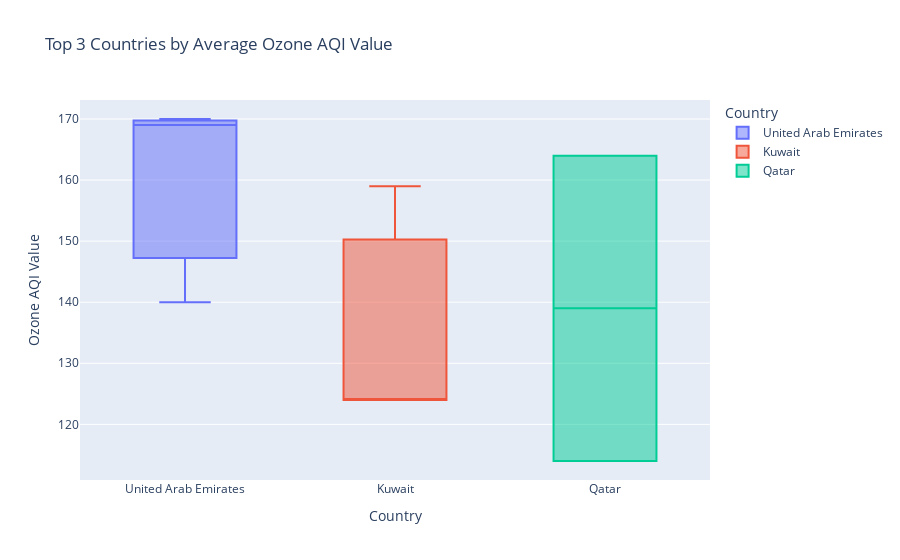
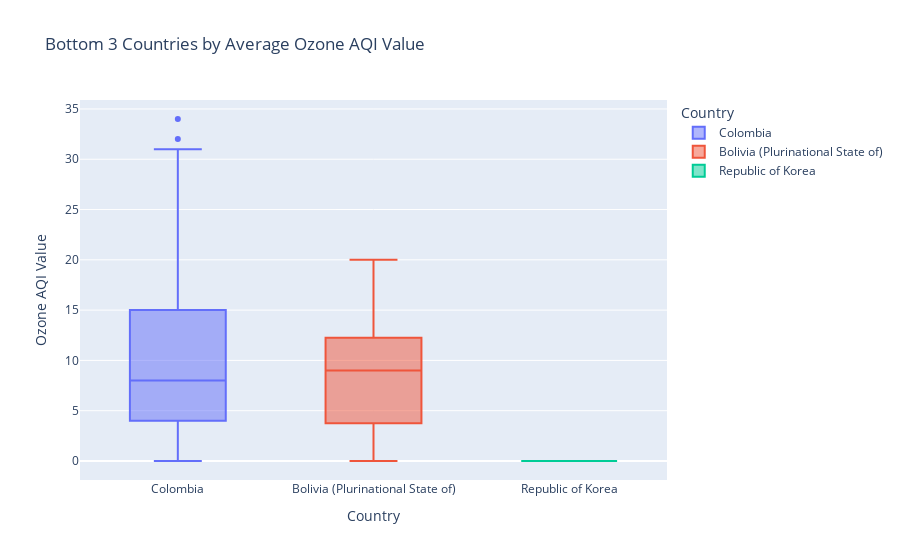

The notebook cell these images were saved under, in order:
### Code cell
# Calculate average Ozone AQI Value per country
country_avg_o3 = aqm.groupby('Country')['Ozone AQI Value'].mean().reset_index()

# Top 3 countries with highest average Ozone AQI Value
top_countries = country_avg_o3.nlargest(3, 'Ozone AQI Value')['Country'].tolist()
top_data = aqm[aqm['Country'].isin(top_countries)]

# Bottom 3 countries with lowest average Ozone AQI Value
bottom_countries = country_avg_o3.nsmallest(3, 'Ozone AQI Value')['Country'].tolist()
bottom_data = aqm[aqm['Country'].isin(bottom_countries)]

# Plot for highest Ozone AQI countries
fig_top = px.box(top_data, x='Country', y='Ozone AQI Value', color='Country',
                title='Top 3 Countries by Average Ozone AQI Value')
fig_top.show()

# Plot for lowest Ozone AQI countries
fig_bottom = px.box(bottom_data, x='Country', y='Ozone AQI Value', color='Country',
                    title='Bottom 3 Countries by Average Ozone AQI Value')
fig_bottom.show()

### Figure 1 — Plotly figure (JSON) as saved in the notebook; plotly's stock layout.template omitted (floating-point values rounded to 4 significant figures)
{"data": [{"alignmentgroup": "True", "hovertemplate": "Country=%{x}<br>Ozone AQI Value=%{y}<extra></extra>", "legendgroup": "United Arab Emirates", "marker": {"color": "#636efa"}, "name": "United Arab Emirates", "notched": false, "offsetgroup": "United Arab Emirates", "orientation": "v", "showlegend": true, "type": "box", "x": ["United Arab Emirates", "United Arab Emirates", "United Arab Emirates"], "x0": " ", "xaxis": "x", "y": [140, 170, 169], "y0": " ", "yaxis": "y"}, {"alignmentgroup": "True", "hovertemplate": "Country=%{x}<br>Ozone AQI Value=%{y}<extra></extra>", "legendgroup": "Kuwait", "marker": {"color": "#EF553B"}, "name": "Kuwait", "notched": false, "offsetgroup": "Kuwait", "orientation": "v", "showlegend": true, "type": "box", "x": ["Kuwait", "Kuwait", "Kuwait"], "x0": " ", "xaxis": "x", "y": [124, 159, 124], "y0": " ", "yaxis": "y"}, {"alignmentgroup": "True", "hovertemplate": "Country=%{x}<br>Ozone AQI Value=%{y}<extra></extra>", "legendgroup": "Qatar", "marker": {"color": "#00cc96"}, "name": "Qatar", "notched": false, "offsetgroup": "Qatar", "orientation": "v", "showlegend": true, "type": "box", "x": ["Qatar", "Qatar"], "x0": " ", "xaxis": "x", "y": [114, 164], "y0": " ", "yaxis": "y"}], "layout": {"boxmode": "overlay", "legend": {"title": {"text": "Country"}, "tracegroupgap": 0}, "title": {"text": "Top 3 Countries by Average Ozone AQI Value"}, "xaxis": {"anchor": "y", "categoryarray": ["United Arab Emirates", "Kuwait", "Qatar"], "categoryorder": "array", "domain": [0, 1], "title": {"text": "Country"}}, "yaxis": {"anchor": "x", "domain": [0, 1], "title": {"text": "Ozone AQI Value"}}}}

### Figure 2 — Plotly figure (JSON) as saved in the notebook; plotly's stock layout.template omitted (floating-point values rounded to 4 significant figures; data arrays with more than 128 entries replaced by an {"elided": "..."} marker saying what was removed)
{"data": [{"alignmentgroup": "True", "hovertemplate": "Country=%{x}<br>Ozone AQI Value=%{y}<extra></extra>", "legendgroup": "Colombia", "marker": {"color": "#636efa"}, "name": "Colombia", "notched": false, "offsetgroup": "Colombia", "orientation": "v", "showlegend": true, "type": "box", "x": {"elided": "250 str values"}, "x0": " ", "xaxis": "x", "y": {"elided": "250 int values"}, "y0": " ", "yaxis": "y"}, {"alignmentgroup": "True", "hovertemplate": "Country=%{x}<br>Ozone AQI Value=%{y}<extra></extra>", "legendgroup": "Bolivia (Plurinational State of)", "marker": {"color": "#EF553B"}, "name": "Bolivia (Plurinational State of)", "notched": false, "offsetgroup": "Bolivia (Plurinational State of)", "orientation": "v", "showlegend": true, "type": "box", "x": ["Bolivia (Plurinational State of)", "Bolivia (Plurinational State of)", "Bolivia (Plurinational State of)", "Bolivia (Plurinational State of)", "Bolivia (Plurinational State of)", "Bolivia (Plurinational State of)", "Bolivia (Plurinational State of)", "Bolivia (Plurinational State of)", "Bolivia (Plurinational State of)", "Bolivia (Plurinational State of)", "Bolivia (Plurinational State of)", "Bolivia (Plurinational State of)", "Bolivia (Plurinational State of)", "Bolivia (Plurinational State of)", "Bolivia (Plurinational State of)", "Bolivia (Plurinational State of)", "Bolivia (Plurinational State of)", "Bolivia (Plurinational State of)", "Bolivia (Plurinational State of)", "Bolivia (Plurinational State of)", "Bolivia (Plurinational State of)", "Bolivia (Plurinational State of)", "Bolivia (Plurinational State of)", "Bolivia (Plurinational State of)", "Bolivia (Plurinational State of)", "Bolivia (Plurinational State of)", "Bolivia (Plurinational State of)", "Bolivia (Plurinational State of)", "Bolivia (Plurinational State of)", "Bolivia (Plurinational State of)", "Bolivia (Plurinational State of)", "Bolivia (Plurinational State of)", "Bolivia (Plurinational State of)"], "x0": " ", "xaxis": "x", "y": [8, 5, 12, 7, 6, 14, 3, 6, 4, 1, 1, 3, 15, 20, 13, 9, 14, 0, 14, 3, 10, 9, 10, 11, 9, 15, 5, 10, 16, 5, 2, 12, 3], "y0": " ", "yaxis": "y"}, {"alignmentgroup": "True", "hovertemplate": "Country=%{x}<br>Ozone AQI Value=%{y}<extra></extra>", "legendgroup": "Republic of Korea", "marker": {"color": "#00cc96"}, "name": "Republic of Korea", "notched": false, "offsetgroup": "Republic of Korea", "orientation": "v", "showlegend": true, "type": "box", "x": ["Republic of Korea"], "x0": " ", "xaxis": "x", "y": [0], "y0": " ", "yaxis": "y"}], "layout": {"boxmode": "overlay", "legend": {"title": {"text": "Country"}, "tracegroupgap": 0}, "title": {"text": "Bottom 3 Countries by Average Ozone AQI Value"}, "xaxis": {"anchor": "y", "categoryarray": ["Colombia", "Bolivia (Plurinational State of)", "Republic of Korea"], "categoryorder": "array", "domain": [0, 1], "title": {"text": "Country"}}, "yaxis": {"anchor": "x", "domain": [0, 1], "title": {"text": "Ozone AQI Value"}}}}
